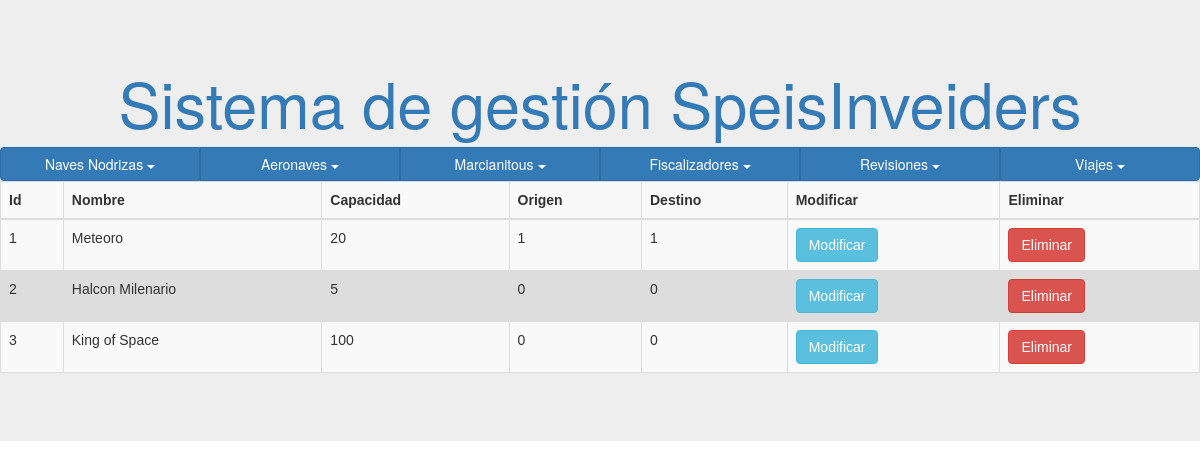
Before: /lnav.php with the older database file.
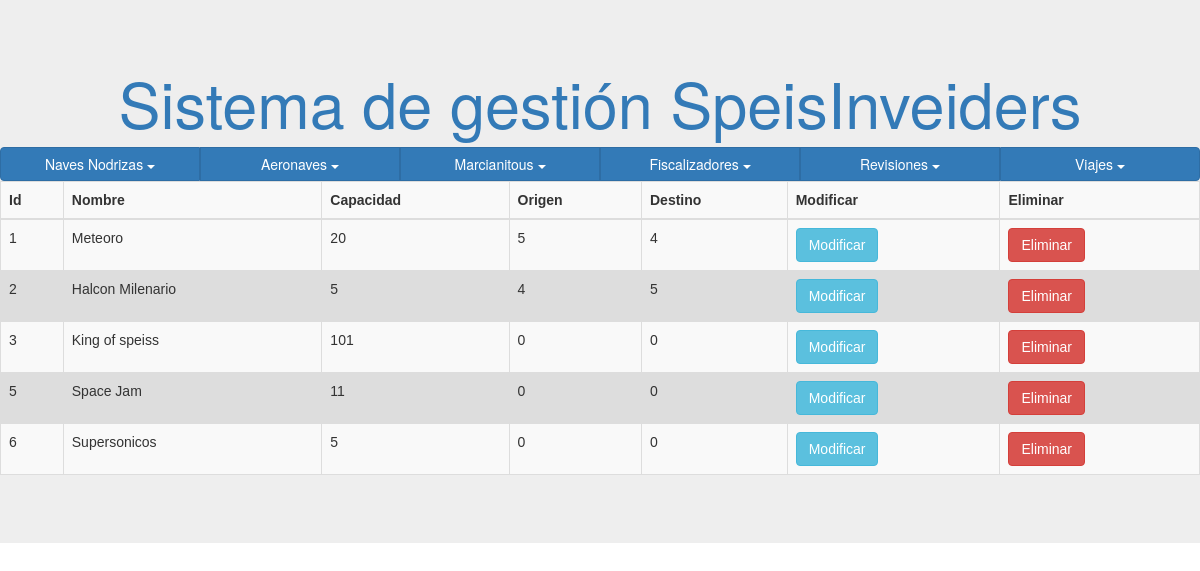
After: the same page with the newer database file.
### tables this page shows
CREATE TABLE `aeronave` (
  `id` int(11) NOT NULL,
  `nombre` text NOT NULL,
  `capacidad` int(11) NOT NULL,
  `origen` int(11) DEFAULT '0',
  `destino` int(11) DEFAULT '0',
  `abordo` int(11) DEFAULT '0'
);

### lnav.php (the view, shortened to what this page needs)
<!DOCTYPE html>
<?php
  include('conexion.php');
?>
<body>
<table class="table table-striped">
  <tr>
      <th>Id</th>
      <th>Nombre</th>
      <th>Capacidad</th>
      <th>Origen</th>
      <th>Destino</th>
      <th>Modificar</th>
      <th>Eliminar</th>
  </tr>
        <tbody>
        	<?php
            $results = "SELECT * FROM aeronave";
            $result = $link->query($results);
            while($row = $result->fetch_assoc()) {
            ?>
            <tr>
                <td><?php echo $row['id']?></td>
                <td><?php echo $row['nombre']?></td>
                <td><?php echo $row['capacidad']?></td>
                <td><?php echo $row['origen']?></td>
                <td><?php echo $row['destino']?></td>
                <td>
					<form method="POST" action="proc_mnav.php">
    					<input class="btn btn-info" type="submit" value="Modificar">
    				</form>
                </td>
                <td>
                	<form method="POST" action="proc_enav.php">
    					<input class="btn btn-danger" type="submit" value="Eliminar">
    				</form>
                </td>
            </tr>
            <?php
            }
            ?>
        </tbody>
    </table>
</body>
</html>

Changed rows visible on the page:
changed aeronave "Meteoro": origen "1" → "5"; destino "1" → "4"
changed aeronave "Halcon Milenario": origen "0" → "4"; destino "0" → "5"
changed aeronave id 3: nombre "King of Space" → "King of speiss"; capacidad "100" → "101"
added aeronave: id "5", nombre "Space Jam", capacidad "11", origen "0", destino "0"
added aeronave: id "6", nombre "Supersonicos", capacidad "5", origen "0", destino "0"
